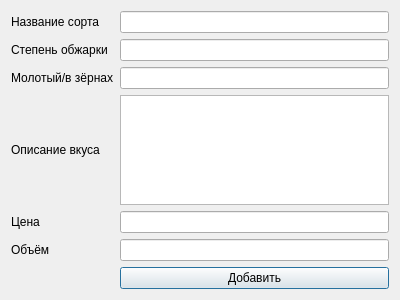
<?xml version="1.0" encoding="UTF-8"?>
<ui version="4.0">
 <class>Dialog</class>
 <widget class="QDialog" name="Dialog">
  <property name="geometry">
   <rect>
    <x>0</x>
    <y>0</y>
    <width>400</width>
    <height>300</height>
   </rect>
  </property>
  <property name="windowTitle">
   <string>Добавить запись</string>
  </property>
  <layout class="QGridLayout" name="gridLayout">
   <item row="7" column="1">
    <widget class="QPushButton" name="pushButton">
     <property name="text">
      <string>Добавить</string>
     </property>
    </widget>
   </item>
   <item row="5" column="0">
    <widget class="QLabel" name="label_6">
     <property name="text">
      <string>Объём</string>
     </property>
    </widget>
   </item>
   <item row="0" column="0">
    <widget class="QLabel" name="label">
     <property name="text">
      <string>Название сорта</string>
     </property>
    </widget>
   </item>
   <item row="1" column="0">
    <widget class="QLabel" name="label_2">
     <property name="text">
      <string>Степень обжарки</string>
     </property>
    </widget>
   </item>
   <item row="1" column="1">
    <widget class="QLineEdit" name="greed"/>
   </item>
   <item row="3" column="0">
    <widget class="QLabel" name="label_4">
     <property name="text">
      <string>Описание вкуса</string>
     </property>
    </widget>
   </item>
   <item row="4" column="0">
    <widget class="QLabel" name="label_5">
     <property name="text">
      <string>Цена</string>
     </property>
    </widget>
   </item>
   <item row="2" column="0">
    <widget class="QLabel" name="label_3">
     <property name="text">
      <string>Молотый/в зёрнах</string>
     </property>
    </widget>
   </item>
   <item row="2" column="1">
    <widget class="QLineEdit" name="type"/>
   </item>
   <item row="0" column="1">
    <widget class="QLineEdit" name="name"/>
   </item>
   <item row="4" column="1">
    <widget class="QLineEdit" name="cost"/>
   </item>
   <item row="5" column="1">
    <widget class="QLineEdit" name="volume"/>
   </item>
   <item row="3" column="1">
    <widget class="QTextEdit" name="description"/>
   </item>
  </layout>
 </widget>
 <resources/>
 <connections/>
</ui>
